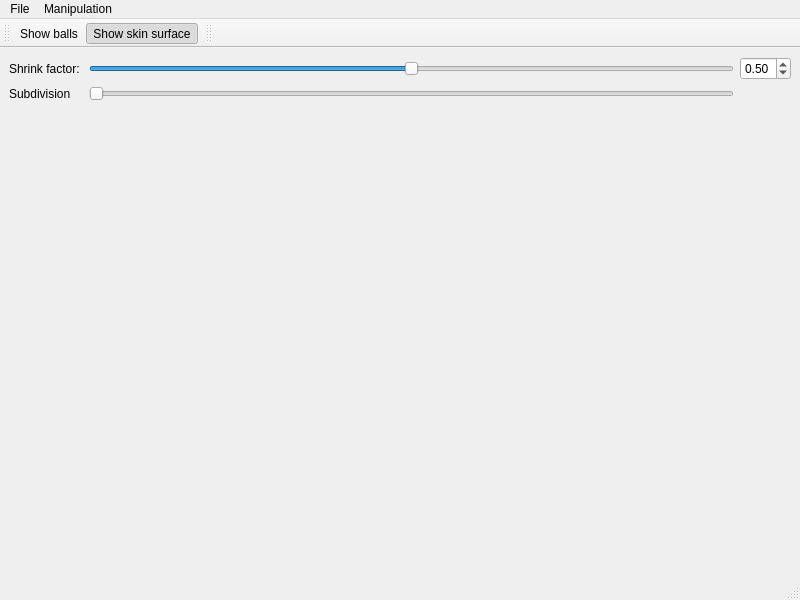
<?xml version="1.0" encoding="UTF-8"?>
<ui version="4.0">
 <class>MainWindow</class>
 <widget class="QMainWindow" name="MainWindow">
  <property name="geometry">
   <rect>
    <x>0</x>
    <y>0</y>
    <width>800</width>
    <height>600</height>
   </rect>
  </property>
  <property name="windowTitle">
   <string>MainWindow</string>
  </property>
  <widget class="QWidget" name="main_widget">
   <layout class="QVBoxLayout" name="verticalLayout_3">
    <item>
     <layout class="QGridLayout" name="gridLayout">
      <property name="sizeConstraint">
       <enum>QLayout::SetDefaultConstraint</enum>
      </property>
      <item row="0" column="0">
       <widget class="QLabel" name="sf_label">
        <property name="text">
         <string>Shrink factor: </string>
        </property>
       </widget>
      </item>
      <item row="0" column="1">
       <widget class="QSlider" name="shrink_factor_slider">
        <property name="maximum">
         <number>100</number>
        </property>
        <property name="value">
         <number>50</number>
        </property>
        <property name="orientation">
         <enum>Qt::Horizontal</enum>
        </property>
       </widget>
      </item>
      <item row="0" column="2">
       <widget class="QDoubleSpinBox" name="shrink_factor_spinbox">
        <property name="minimum">
         <double>0.000000000000000</double>
        </property>
        <property name="maximum">
         <double>1.000000000000000</double>
        </property>
        <property name="singleStep">
         <double>0.100000000000000</double>
        </property>
        <property name="value">
         <double>0.500000000000000</double>
        </property>
       </widget>
      </item>
      <item row="1" column="0">
       <widget class="QLabel" name="subdiv_label">
        <property name="text">
         <string>Subdivision</string>
        </property>
       </widget>
      </item>
      <item row="1" column="1">
       <widget class="QSlider" name="subdivision_slider">
        <property name="maximum">
         <number>3</number>
        </property>
        <property name="orientation">
         <enum>Qt::Horizontal</enum>
        </property>
       </widget>
      </item>
     </layout>
    </item>
    <item>
     <widget class="OpenSceneGraphWidget" name="osg_main_widget" native="true"/>
    </item>
   </layout>
  </widget>
  <widget class="QMenuBar" name="menubar">
   <property name="geometry">
    <rect>
     <x>0</x>
     <y>0</y>
     <width>800</width>
     <height>25</height>
    </rect>
   </property>
   <widget class="QMenu" name="menuFile">
    <property name="title">
     <string>File</string>
    </property>
    <addaction name="action_New"/>
    <addaction name="action_Open"/>
    <addaction name="separator"/>
    <addaction name="action_Print"/>
    <addaction name="separator"/>
    <addaction name="action_Quit"/>
   </widget>
   <widget class="QMenu" name="menuManipulation">
    <property name="title">
     <string>Manipulation</string>
    </property>
    <addaction name="actionShow_statistics"/>
    <addaction name="actionSubdivide_skin_surface"/>
    <addaction name="actionColor_skin_surface"/>
   </widget>
   <addaction name="menuFile"/>
   <addaction name="menuManipulation"/>
  </widget>
  <widget class="QStatusBar" name="statusbar"/>
  <widget class="QToolBar" name="display_toolbar">
   <property name="enabled">
    <bool>true</bool>
   </property>
   <property name="sizePolicy">
    <sizepolicy hsizetype="Preferred" vsizetype="Fixed">
     <horstretch>0</horstretch>
     <verstretch>0</verstretch>
    </sizepolicy>
   </property>
   <property name="windowTitle">
    <string>toolBar</string>
   </property>
   <attribute name="toolBarArea">
    <enum>TopToolBarArea</enum>
   </attribute>
   <attribute name="toolBarBreak">
    <bool>false</bool>
   </attribute>
   <addaction name="actionShow_balls"/>
   <addaction name="actionShow_skin_surface"/>
  </widget>
  <widget class="QToolBar" name="toolBar">
   <property name="windowTitle">
    <string>toolBar</string>
   </property>
   <attribute name="toolBarArea">
    <enum>TopToolBarArea</enum>
   </attribute>
   <attribute name="toolBarBreak">
    <bool>false</bool>
   </attribute>
  </widget>
  <action name="action_Quit">
   <property name="text">
    <string>&amp;Quit</string>
   </property>
   <property name="shortcut">
    <string>Ctrl+Q</string>
   </property>
  </action>
  <action name="action_Open">
   <property name="text">
    <string>&amp;Open</string>
   </property>
   <property name="shortcut">
    <string>Ctrl+O</string>
   </property>
  </action>
  <action name="action_New">
   <property name="text">
    <string>&amp;New</string>
   </property>
   <property name="shortcut">
    <string>Ctrl+N</string>
   </property>
  </action>
  <action name="action_Print">
   <property name="text">
    <string>&amp;Print</string>
   </property>
   <property name="shortcut">
    <string>Ctrl+P</string>
   </property>
  </action>
  <action name="actionShow_balls">
   <property name="checkable">
    <bool>true</bool>
   </property>
   <property name="checked">
    <bool>false</bool>
   </property>
   <property name="text">
    <string>Show balls</string>
   </property>
   <property name="toolTip">
    <string>Show vertices</string>
   </property>
   <property name="shortcut">
    <string>Alt+B</string>
   </property>
  </action>
  <action name="actionShow_skin_surface">
   <property name="checkable">
    <bool>true</bool>
   </property>
   <property name="checked">
    <bool>true</bool>
   </property>
   <property name="text">
    <string>Show skin surface</string>
   </property>
   <property name="shortcut">
    <string>Alt+S</string>
   </property>
  </action>
  <action name="actionSubdivide_skin_surface">
   <property name="text">
    <string>Subdivide skin surface</string>
   </property>
   <property name="toolTip">
    <string>Subdivide skin surface</string>
   </property>
   <property name="shortcut">
    <string>Alt+D</string>
   </property>
  </action>
  <action name="actionShow_statistics">
   <property name="text">
    <string>Show statistics</string>
   </property>
   <property name="shortcut">
    <string>Ctrl+I</string>
   </property>
  </action>
  <action name="actionColor_skin_surface">
   <property name="checkable">
    <bool>true</bool>
   </property>
   <property name="text">
    <string>Color skin surface</string>
   </property>
   <property name="shortcut">
    <string>Alt+C</string>
   </property>
  </action>
 </widget>
 <customwidgets>
  <customwidget>
   <class>OpenSceneGraphWidget</class>
   <extends>QWidget</extends>
   <header>qt/open_scene_graph_widget.h</header>
   <container>1</container>
  </customwidget>
 </customwidgets>
 <resources>
  <include location="resource.qrc"/>
 </resources>
 <connections>
  <connection>
   <sender>action_Quit</sender>
   <signal>triggered()</signal>
   <receiver>MainWindow</receiver>
   <slot>close()</slot>
   <hints>
    <hint type="sourcelabel">
     <x>-1</x>
     <y>-1</y>
    </hint>
    <hint type="destinationlabel">
     <x>399</x>
     <y>299</y>
    </hint>
   </hints>
  </connection>
 </connections>
</ui>
